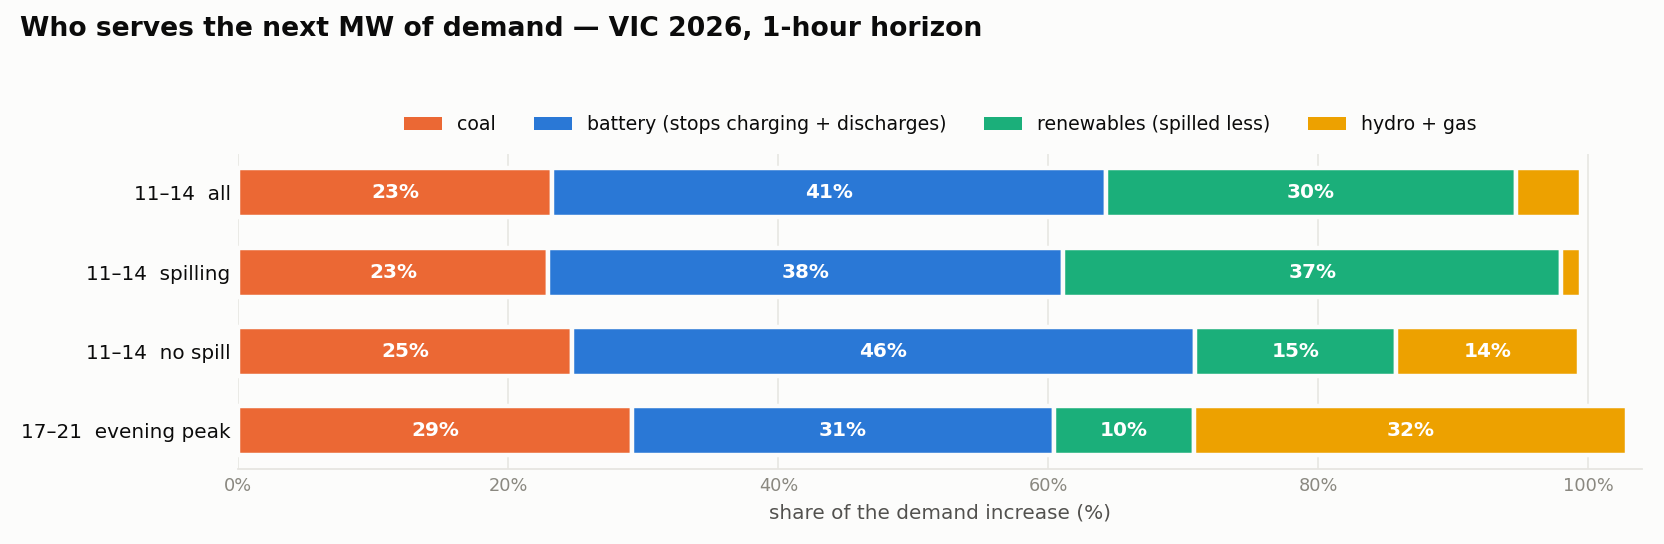

Write the Python code that produced this figure.
"""Who serves an increase in DEMAND during the 11:00-14:00 midday trough, 2026?

Method is Study A from response.py, with three changes the question forces:

  1. The regressor is d(demand), not d(net_demand). net_demand IS the signed sum
     of the six dispatchable channels, so regressing on it closes to 1.000 by
     identity and says nothing about renewables. Demand is the exogenous thing
     the question perturbs.
  2. Both endpoints of a pair must lie inside the window, so the slope is the
     response *within* the midday trough, not the trough-to-evening ramp. The
     window is 3h wide, so the 3h horizon has no valid pairs and is dropped;
     the 4h evening window keeps it.
  3. Renewables and curtailment are carried as channels. At midday they are most
     of the answer, and dropping them would force the response onto thermal by
     construction.

TWO FRAMINGS, because lib/pipeline.py:27 sets demand_mw := demand_mw -
net_import_mw. The interconnector is already inside demand_mw.

  CLOSED  regress on demand_mw as stored. "Demand" then means VIC load net of
          imports, so a rise is either more load or fewer net imports, and only
          the local fleet can answer. This is the world the models are trained
          in, and the signed slopes close to ~1.00 because
          demand_mw == local generation excl rooftop to within 197 MW.
  OPEN    regress on demand_mw + net_import_mw, i.e. VIC consumer demand as the
          market reports it, and carry net import as a responding channel. This
          is the physical answer for a real demand increase in Victoria.

    python3 dispatch_study/midday_response_2026.py
"""
from __future__ import annotations

import sys
from pathlib import Path

import numpy as np
import pandas as pd

ROOT = Path(__file__).resolve().parent.parent
sys.path.insert(0, str(Path(__file__).resolve().parent))
from common import TABLE, OUT, LABEL                                   # noqa: E402

MIDDAY = (11, 14)
EVENING = (17, 21)
HORIZONS = [(1, "5 min"), (6, "30 min"), (12, "1 hour"), (36, "3 hours")]

LOCAL = ["coal_brown", "gas_ocgt", "gas_steam", "hydro",
         "battery_discharging", "battery_charging", "wind", "solar_utility"]
SIGN = {c: +1 for c in LOCAL} | {"battery_charging": -1, "net_import_mw": +1}
MECH = ["wind_curtailment", "solar_curtailment"]

NAME = dict(LABEL)
NAME.update({"net_import_mw": "net import", "wind_curtailment": "wind curtailed",
             "solar_curtailment": "solar curtailed"})


def load() -> pd.DataFrame:
    t = pd.read_parquet(TABLE)
    ic = pd.read_parquet(ROOT / "data/vic_interconnector_20211001_20260706.parquet")
    t = t.join(ic.set_index("interval")["net_import_mw"], how="left")
    # undo the pipeline's netting to recover VIC consumer demand
    t["demand_open"] = t["demand_mw"] + t["net_import_mw"]
    return t


def window(t: pd.DataFrame, hours: tuple[int, int], year: int) -> pd.DataFrame:
    h = t.index.hour
    return t[(t.index.year == year) & (h >= hours[0]) & (h < hours[1])]


def slopes(t, cols, dcol="demand_mw", mask=None):
    """OLS slope of d(col) on d(demand) per horizon. Pairs must be exactly
    h*5min apart, which keeps both endpoints in the window and the same day."""
    ts = t.index.view("int64") // 10**9
    dem = t[dcol].to_numpy()
    out = {}
    for h, name in HORIZONS:
        ok = (ts[h:] - ts[:-h]) == h * 300
        if mask is not None:
            ok &= mask[:-h]
        dd = (dem[h:] - dem[:-h])[ok]
        fin = np.isfinite(dd)
        if ok.sum() < 200 or fin.sum() < 200 or np.nanvar(dd) == 0:
            out[name] = None
            continue
        row = {}
        for c in cols:
            v = t[c].to_numpy()
            dc = (v[h:] - v[:-h])[ok]
            g = np.isfinite(dc) & fin
            row[c] = float(np.cov(dc[g], dd[g])[0, 1] / dd[g].var())
        row["_n"] = int(fin.sum())
        row["_closure"] = float(sum(SIGN[c] * row[c] for c in cols if c in SIGN))
        out[name] = row
    return out


def table(res, cols, title, note=""):
    L = [title, ""]
    if note:
        L += [note, ""]
    L += ["| horizon | " + " | ".join(NAME[c] for c in cols) + " | Σ signed | n pairs |",
          "| --- |" + " ---: |" * (len(cols) + 2)]
    for _, name in HORIZONS:
        r = res.get(name)
        if r is None:
            continue
        L.append(f"| {name} | " +
                 " | ".join(f"{SIGN.get(c,1) * r[c]:+.3f}" for c in cols) +
                 f" | {r['_closure']:.3f} | {r['_n']:,} |")
    return L + [""]



# --------------------------------------------------------------------- figure
BUCKETS = [("coal", ["coal_brown"], "#eb6834"),
           ("battery\n(stops charging\n+ discharges)",
            ["battery_charging", "battery_discharging"], "#2a78d6"),
           ("renewables\n(spilled less)", ["wind", "solar_utility"], "#1baf7a"),
           ("hydro + gas", ["hydro", "gas_ocgt", "gas_steam"], "#eda100")]
INK, INK2, MUTED, GRID, SURF = "#0b0b0b", "#52514e", "#8a8880", "#e6e5e1", "#fcfcfb"


def figure(bars, out):
    import matplotlib
    matplotlib.use("Agg")
    import matplotlib as mpl
    import matplotlib.pyplot as plt
    mpl.rcParams.update({"figure.facecolor": SURF, "axes.facecolor": SURF,
                         "font.size": 9, "text.color": INK})
    fig, ax = plt.subplots(figsize=(10.4, 3.4))
    labels = [b[0] for b in bars]
    y = np.arange(len(bars))[::-1]
    left = np.zeros(len(bars))
    for name, _, col in BUCKETS:
        v = np.array([b[1][name] for b in bars]) * 100
        ax.barh(y, v, left=left, height=0.62, color=col, zorder=3,
                edgecolor=SURF, linewidth=2)
        for yi, (l, vi) in enumerate(zip(left, v)):
            if vi >= 6:
                ax.text(l + vi / 2, y[yi], f"{vi:.0f}%", ha="center", va="center",
                        fontsize=9, color="white", fontweight="bold", zorder=4)
        left += v
    ax.set_yticks(y); ax.set_yticklabels(labels, fontsize=9)
    ax.set_xlim(0, 104); ax.set_xlabel("share of the demand increase (%)",
                                       fontsize=9, color=INK2)
    ax.xaxis.set_major_formatter(mpl.ticker.PercentFormatter())
    ax.tick_params(colors=MUTED, length=0, labelsize=8)
    ax.tick_params(axis="y", labelcolor=INK, labelsize=9)
    for s_ in ("top", "right", "left"):
        ax.spines[s_].set_visible(False)
    ax.spines["bottom"].set_color(GRID)
    ax.grid(axis="x", color=GRID, lw=0.7, zorder=0)
    handles = [mpl.patches.Patch(facecolor=c, label=n.replace("\n", " "))
               for n, _, c in BUCKETS]
    ax.legend(handles=handles, loc="lower center", bbox_to_anchor=(0.5, 1.01),
              ncols=4, frameon=False, fontsize=8.5)
    fig.suptitle("Who serves the next MW of demand — VIC 2026, 1-hour horizon",
                 fontsize=12, fontweight="bold", x=0.012, ha="left", y=0.97)
    fig.tight_layout(rect=(0, 0, 1, 0.94))
    fig.savefig(out, dpi=160)
    print(f"wrote {out}")


def main():
    t = load()
    mid = window(t, MIDDAY, 2026)
    eve = window(t, EVENING, 2026)
    OPEN = LOCAL + ["net_import_mw"]

    pr, curt = mid["price_aud_per_mwh"], mid["wind_curtailment"] + mid["solar_curtailment"]
    L = ["# Who serves extra demand at 11:00–14:00? — VIC, 2026", "",
         f"{len(mid):,} five-minute intervals, {mid.index[0].date()} to "
         f"{mid.index[-1].date()}. Descriptive, no model.", "",
         "Every cell is **MW of that channel per MW of demand increase** — the OLS "
         "slope of Δchannel on Δdemand at that horizon. Battery charging is signed "
         "negative, so a positive entry under *battery in* means charging **falls**, "
         "which is how a load supplies power.", "",
         "## The state of the window", "",
         f"- mean price **${pr.mean():,.0f}/MWh**, negative on **{(pr < 0).mean()*100:.0f}%** "
         f"of intervals and under $10 on {(pr < 10).mean()*100:.0f}%",
         f"- mean demand {mid.demand_mw.mean():,.0f} MW — the daily minimum",
         f"- renewables curtailed on **{(curt > 10).mean()*100:.0f}%** of intervals, "
         f"mean {curt.mean():,.0f} MW, max {curt.max():,.0f} MW",
         f"- battery charging {mid.battery_charging.mean():,.0f} MW mean against "
         f"{mid.battery_discharging.mean():,.0f} MW discharging",
         f"- VIC exports {-mid.net_import_mw.mean():,.0f} MW net on average", "",
         "The 3-hour horizon is absent at midday because the window is itself 3 hours "
         "wide, so no pair of endpoints 3 hours apart fits inside it.", ""]

    L += table(slopes(mid, LOCAL), LOCAL,
               "## A. Closed framing — the VIC fleet only",
               "`demand_mw` already has net imports subtracted "
               "(lib/pipeline.py:27), so this is the world the models see and the "
               "signed slopes close to ~1.")

    spill = (curt > 100).to_numpy()
    L += table(slopes(mid, LOCAL, mask=spill), LOCAL,
               f"### A1. When renewables are being spilled (curtailment > 100 MW, "
               f"{spill.mean()*100:.0f}% of the window)")
    L += table(slopes(mid, LOCAL, mask=~spill), LOCAL,
               f"### A2. When nothing is being spilled ({(~spill).mean()*100:.0f}% "
               f"of the window)")

    L += table(slopes(mid, OPEN, dcol="demand_open"), OPEN,
               "## B. Open framing — VIC consumer demand, interconnector free to move",
               "Regressor is `demand_mw + net_import_mw`, the market's VIC demand.")

    L += table(slopes(eve, LOCAL), LOCAL,
               "## C. Contrast — same closed regression at the 17:00–21:00 evening peak")

    L += ["## D. Mechanism — what happens to curtailment itself", "",
          "Slope of Δcurtailment on Δdemand, closed framing. Negative means the "
          "extra demand is served by spilling less.", "",
          "| condition | horizon | " + " | ".join(NAME[c] for c in MECH) + " | total |",
          "| --- | --- |" + " ---: |" * (len(MECH) + 1)]
    for lbl, msk in [("all midday", None), ("spilling", spill)]:
        rm = slopes(mid, MECH, mask=msk)
        for _, name in HORIZONS:
            r = rm.get(name)
            if r is None:
                continue
            tot = sum(r[c] for c in MECH)
            L.append(f"| {lbl} | {name} | " +
                     " | ".join(f"{r[c]:+.3f}" for c in MECH) + f" | {tot:+.3f} |")
    L.append("")

    bars = []
    for lbl, res, cols in [("11–14  all", slopes(mid, LOCAL), LOCAL),
                           ("11–14  spilling", slopes(mid, LOCAL, mask=spill), LOCAL),
                           ("11–14  no spill", slopes(mid, LOCAL, mask=~spill), LOCAL),
                           ("17–21  evening peak", slopes(eve, LOCAL), LOCAL)]:
        r = res["1 hour"]
        bars.append((lbl, {n: sum(SIGN[c] * r[c] for c in cs)
                           for n, cs, _ in BUCKETS}))
    figure(bars, OUT / "midday_response_2026.png")

    (OUT / "midday_response_2026.md").write_text("\n".join(L) + "\n")
    print("\n".join(L))
    print(f"\nwrote {OUT/'midday_response_2026.md'}")


if __name__ == "__main__":
    main()
